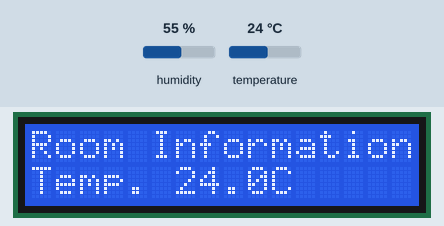
Simulated run of this sketch. Board: Arduino Uno, built with avr-gcc and run on an emulated ATmega328P. On the bench: 16×2 character LCD. The test bench sets the inputs (shaded band); at power-on: humidity 55 %, temperature 24 °C. What the sketch prints to the serial monitor is not drawn.

Above: at 1.2 s.
1.3 s: humidity set to 22 %
At 2.6 s:
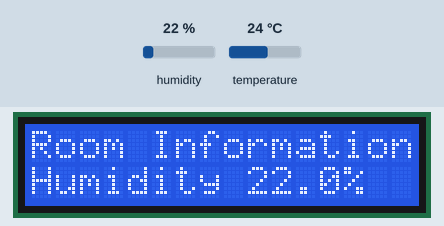
7.3 s: temperature set to 3 °C
At 10.9 s:
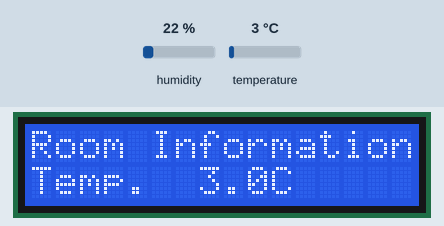
11.6 s: humidity set to 40 %
At 15.1 s:
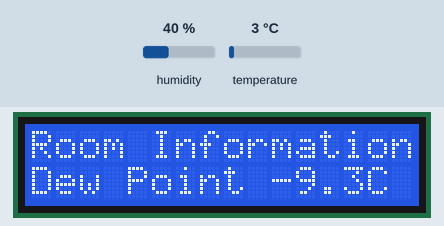
15.6 s: temperature set to 12 °C
At 17.1 s:
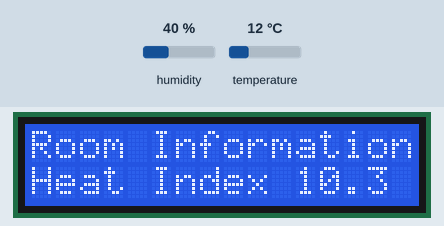
Timing chart, 0 to 18.6 s (numbered marks = the images above; inputs shaded):
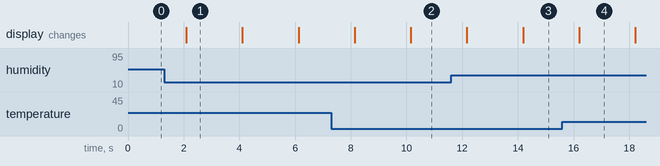

The sketch:

temp_view.ino
```cpp
/* Temperature View

This uses the LCD to show the temperature and humidity of the room. The DHT11
sensor provides this via a third-party library I use to get the temperature,
humidity and comfort level. There is a lot of information to display, so I
rotate every two seconds through five "pages" of information.

DHTesp DHT11 library
- https://github.com/beegee-tokyo/DHTesp

Oisin Mulvihill
2019-12-19

*/
#include <LiquidCrystal.h>
#include "DHTesp.h"

#define DELAY 2000
#define DHT_PIN 2

int DISPLAY_PAGE = 0;

DHTesp dht;

ComfortState comfortState;

// initialize the library with the numbers of the interface pins
LiquidCrystal lcd(7, 8, 9, 10, 11, 12);


void setup() {
  Serial.begin(9600);

  dht.setup(DHT_PIN, DHTesp::DHT11);

  // set up the LCD's number of columns and rows:
  lcd.begin(16, 2);

  lcd.print("Room Information");
}


void loop() {
  float temperature = dht.getTemperature();
  float humidity = dht.getHumidity();
  char report[16];
  // Size 5: XX.Y0
  char value[5];

  if(isnan(temperature) || isnan(humidity))
  {
    snprintf(report, sizeof(report), "No temp data :(");
  }
  else {
    // Clear out previous displayed values:
    memset(value, 0, sizeof(value));
    memset(report, 0, sizeof(report));

    if (DISPLAY_PAGE > 4) {
      DISPLAY_PAGE = 0;
    }

    switch(DISPLAY_PAGE) {
      case 0:
        dtostrf(temperature, 4, 1, value);
        snprintf(report, sizeof(report), "Temp. %sC", value);
        break;

      case 1:
        dtostrf(humidity, 4, 1, value);
        snprintf(report, sizeof(report), "Humidity %s%%", value);
        break;

      case 2:
        dtostrf(dht.computeDewPoint(temperature, humidity), 4, 1, value);
        snprintf(report, sizeof(report), "Dew Point %sC", value);
        break;

      case 3:
        dtostrf(dht.computeHeatIndex(temperature, humidity), 4, 1, value);
        snprintf(report, sizeof(report), "Heat Index %s", value);
        break;

      case 4:
        dht.getComfortRatio(comfortState, temperature, humidity);
        switch(comfortState) {
          case Comfort_OK:
            snprintf(report, sizeof(report), "Feels %s", "OK");
            break;
          case Comfort_TooHot:
            snprintf(report, sizeof(report), "Feels %s", "Too Hot");
            break;
          case Comfort_TooCold:
            snprintf(report, sizeof(report), "Feels %s", "Too Cold");
            break;
          case Comfort_TooDry:
            snprintf(report, sizeof(report), "Feels %s", "Too Dry");
            break;
          case Comfort_TooHumid:
            snprintf(report, sizeof(report), "Feels %s", "Too Humid");
            break;
          case Comfort_HotAndHumid:
            snprintf(report, sizeof(report), "Feels %s", "Hot&Humid");
            break;
          case Comfort_HotAndDry:
            snprintf(report, sizeof(report), "Feels %s", "Hot&Dry");
            break;
          case Comfort_ColdAndHumid:
            snprintf(report, sizeof(report), "Feels %s", "Cold&Humid");
            break;
          case Comfort_ColdAndDry:
            snprintf(report, sizeof(report), "Feels %s", "Cold&Dry");
            break;
          default:
            break;
        };
        break;

      default:
        break;
    }

    Serial.print("\nDISPLAY_PAGE: ");
    Serial.print(DISPLAY_PAGE);

    DISPLAY_PAGE += 1;
  }

  Serial.print("\nRoom Information\n");
  Serial.print(report);
  Serial.print("\n");

  // Clear out previous display content:
  lcd.setCursor(0, 1);
  lcd.print("                ");
  // Now print out the new content:
  lcd.setCursor(0, 1);
  lcd.print(report);

  delay(DELAY);
}
```

Measured:
- what the display in image 1 shows lasts 2.0 s, from 2.1 s to 4.1 s
